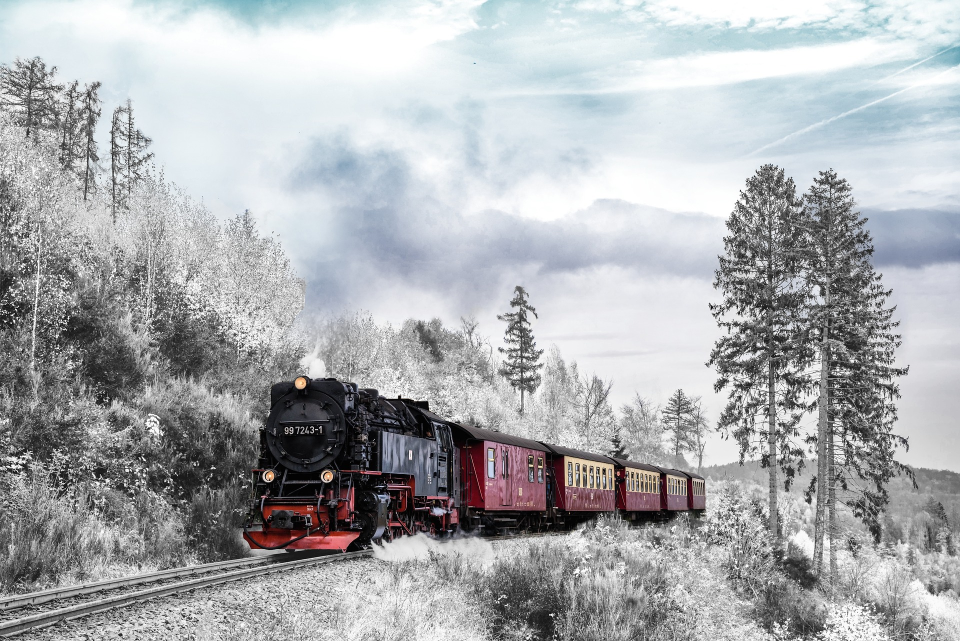
#> input picture javascript/images/winter.jpg, 1920 x 1282 px, found by its file name (shown at 1/2 size)
$ jupyter execute '7.kmeans색상.ipynb'
#> lines starting #> are read from the running program, lines starting #| are printed output that depends on the picture
[cell 1]
#kmeans를 이용한 색상 선택
import numpy as np
import cv2
img1 = cv2.imread("c:/data/images/winter.jpg")
#> img1 is the input picture: shape (1282, 1920, 3); mean B, G, R 176.9, 173.9, 171.5
img1 = cv2.resize(img1, (320, 240))
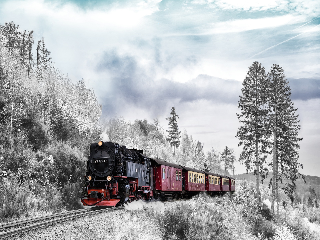
#> img1: shape (240, 320, 3); mean B, G, R 176.7, 173.7, 171.4
cv2.imshow("input",img1)
data = img1.reshape((-1,3))
data = np.float32(data)
criteria = (cv2.TERM_CRITERIA_EPS + cv2.TERM_CRITERIA_MAX_ITER, 10, 1.0)
attempts = 10
flags = cv2.KMEANS_RANDOM_CENTERS
for i in range(1, 5):
    numK = i * 5 #클러스터 수(클수록 다양한 색상 표현)
    ret, label, center = cv2.kmeans(data, numK, None, criteria, attempts, flags)
    # 결과 영상 출력
    center = np.uint8(center)
    res = center[label.flatten()]
    res = res.reshape((img1.shape))
    cv2.imshow('k='+str(numK),res)
    cv2.waitKey(1)
#> this loop made 4 passes
#> ret on passes 1 to 4: 49378250.8, 21371241.2, 18856662.4, 13748951.2
#> pass 1, `res = res.reshape((img1.shape))`:
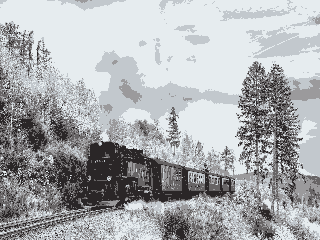
#> res: shape (240, 320, 3); mean B, G, R 176.1, 173.3, 170.9
#> pass 2, `res = res.reshape((img1.shape))`:
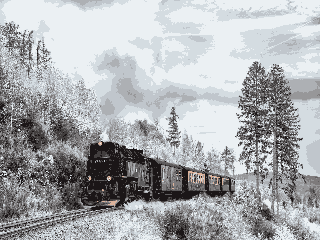
#> res: shape (240, 320, 3); mean B, G, R 176.3, 173.3, 170.7
cv2.waitKey(0)
cv2.destroyAllWindows()

$ run again, with javascript/images/grapes.jpg copied over javascript/images/winter.jpg
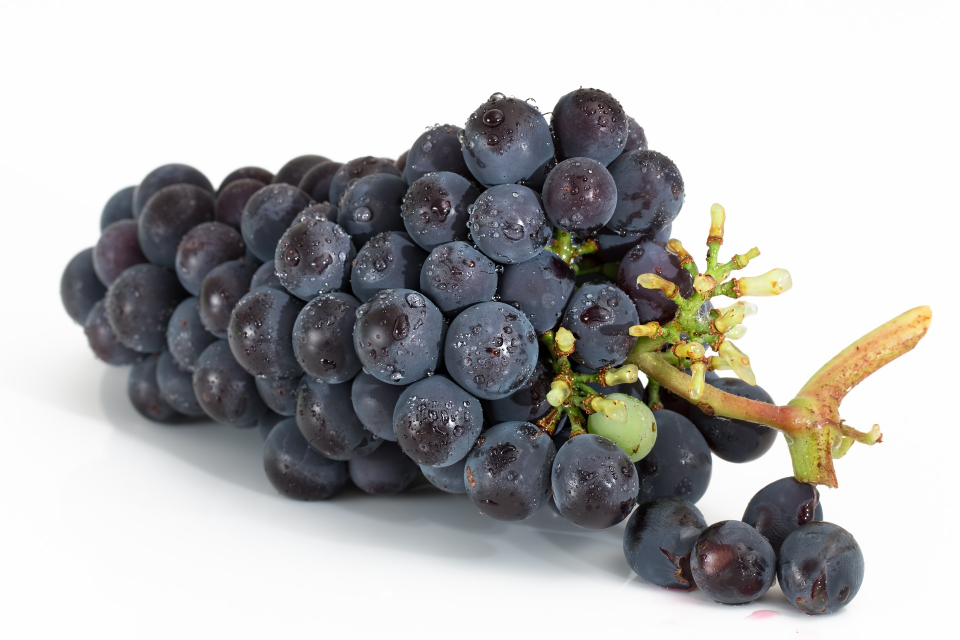
#> input picture javascript/images/grapes.jpg, 1920 x 1280 px, found by its file name (shown at 1/2 size)
#> img1 is the input picture: shape (1280, 1920, 3); mean B, G, R 179.2, 179.7, 180.2
#> `img1 = cv2.resize(img1, (320, 240))`:
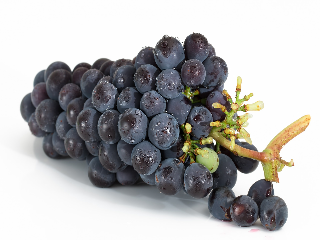
#> img1: shape (240, 320, 3); mean B, G, R 179.2, 179.7, 180.2
#> the loop `for i in range(1, 5):` made 4 passes
#> ret on passes 1 to 4: 42620649.8, 18475527.3, 13070787, 9632525.6
#> pass 3, `res = res.reshape((img1.shape))`:
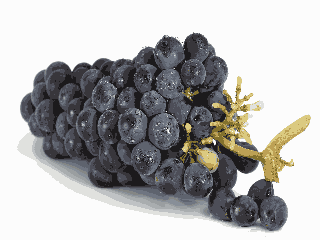
#> res: shape (240, 320, 3); mean B, G, R 178.5, 179, 179.5

$ run again, with javascript/images/melon.jpg copied over javascript/images/winter.jpg
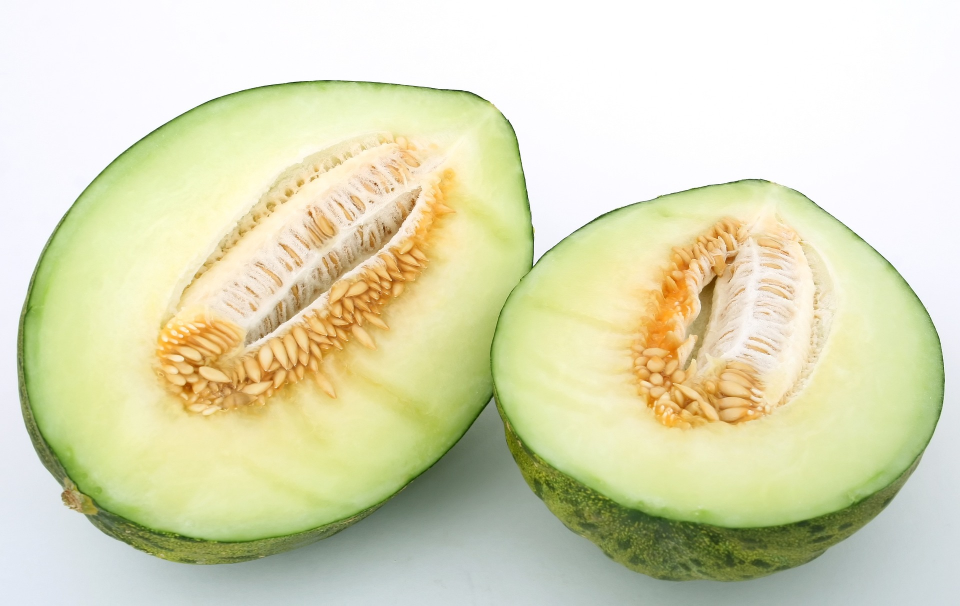
#> input picture javascript/images/melon.jpg, 1920 x 1211 px, found by its file name (shown at 1/2 size)
#> img1 is the input picture: shape (1211, 1920, 3); mean B, G, R 184.6, 219.1, 219.1
#> img1: shape (240, 320, 3)
#> the loop `for i in range(1, 5):` made 4 passes
#> ret on passes 1 to 4: 65584719.6, 29818814.6, 19399263.5, 13428667.6
#> pass 1, `res = res.reshape((img1.shape))`:
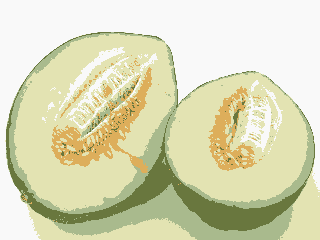
#> res: shape (240, 320, 3); mean B, G, R 184.2, 218.4, 218.3
#> pass 3, `res = res.reshape((img1.shape))`:
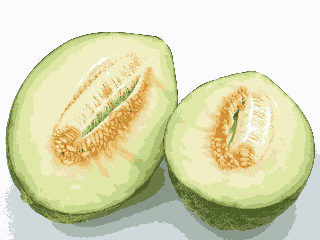
#> res: shape (240, 320, 3); mean B, G, R 184.1, 218.6, 218.6
